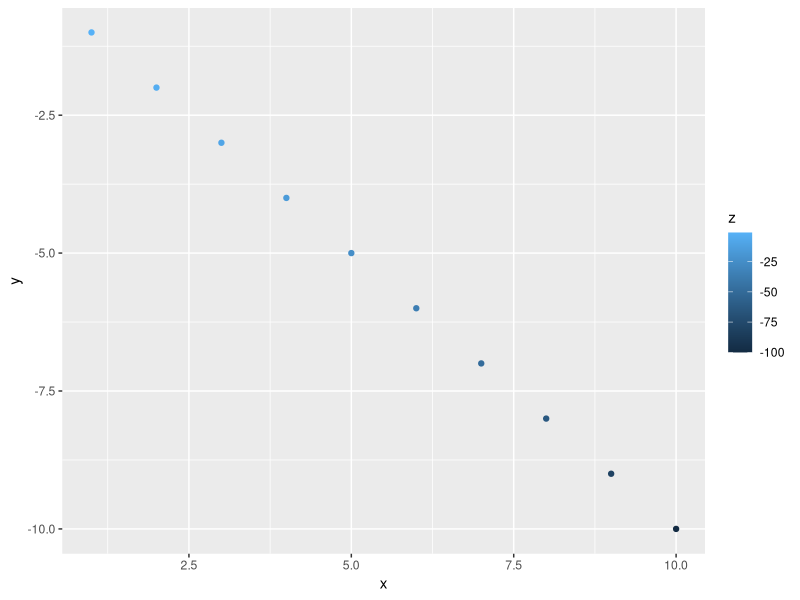

R code for this plot:
### libraries
  .libPaths(c("/project/biol4559-aob2x/biol4559-R-packages/", .libPaths()))
  library(ggplot2)
  library(data.table)

### function
  test_fun <- function(x, y) {
    return(x*y)
  }

  test_fun2 <- function(x, y) {
    z <- x*y
    return(data.table(x=x, y=y, z=z))
  }

### generate data
  ### this will work
    test_fun(x=5, y=2)

  ### so will this
    test_fun(x=c(1:10), y=c(-1:-10))

  ### this helps you keep track of input and output
    out <- test_fun2(x=c(1:10), y=c(-1:-10))

### plot data
  ggplot(data=out, aes(x=x, y=y, color=z)) + geom_point()
